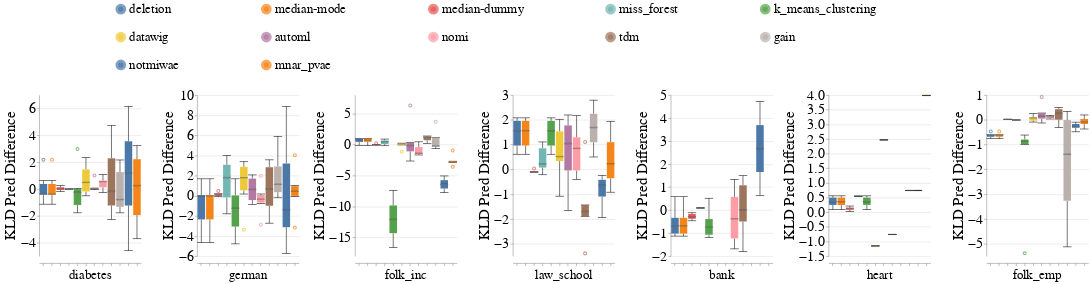

Notebook source saved alongside this figure:
### Code cell
create_box_plots_for_diff_imputers_and_datasets_for_mixed_exp(train_injection_scenario='mixed_exp',
                                                              test_injection_scenario='MCAR1 & MAR1 & MNAR1',
                                                              metric_name='kl_divergence_pred',
                                                              dataset_to_column_name=DATASET_TO_COLUMN_NAME,
                                                              dataset_to_group=DATASETS_SENSITIVE_ATTRS,
                                                              db_client=db_client,
                                                              without_dummy=False)

### Figure 1 — Vega-Lite specification as saved in the notebook (floating-point values rounded to 4 significant figures; data arrays with more than 128 entries replaced by an {"elided": "..."} marker saying what was removed)
{"config": {"view": {"continuousWidth": 400, "continuousHeight": 300, "stroke": null}, "axis": {"labelFontSize": 26, "labelFontWeight": "normal", "titleFontSize": 28, "titleFontWeight": "normal"}, "facet": {"spacing": 15}, "header": {"labelFontSize": 24, "labelOrient": "bottom", "labelPadding": 5, "titleFontSize": 28}, "legend": {"columns": 5, "direction": "horizontal", "labelFontSize": 24, "labelLimit": 400, "orient": "top", "symbolOffset": 140, "symbolStrokeWidth": 10, "titleAnchor": "middle", "titleFontSize": 26, "titleLimit": 300}, "title": {"fontSize": 28}}, "data": {"name": "data-c32bb6fe5b8ddba00e33f5449f4df976"}, "mark": {"type": "boxplot", "median": {"stroke": "black", "strokeWidth": 0.7}, "ticks": true}, "encoding": {"color": {"field": "Null_Imputer_Name", "sort": ["deletion", "median-mode", "median-dummy", "miss_forest", "k_means_clustering", "datawig", "automl", "nomi", "tdm", "gain", "notmiwae"], "title": null, "type": "nominal"}, "column": {"field": "Extended_Dataset_Name", "sort": {"field": "Dataset_Sequence_Number", "order": "ascending"}, "title": null, "type": "nominal"}, "x": {"axis": {"labels": false}, "field": "Null_Imputer_Name", "sort": ["deletion", "median-mode", "median-dummy", "miss_forest", "k_means_clustering", "datawig", "automl", "nomi", "tdm", "gain", "notmiwae"], "title": null, "type": "nominal"}, "y": {"field": "Kl_Divergence_Pred_Difference", "scale": {"zero": true}, "title": "KLD Pred Difference", "type": "quantitative"}}, "resolve": {"scale": {"y": "independent"}}, "width": 190, "$schema": "https://vega.github.io/schema/vega-lite/v4.17.0.json", "datasets": {"data-c32bb6fe5b8ddba00e33f5449f4df976": {"elided": "503 records"}}}
